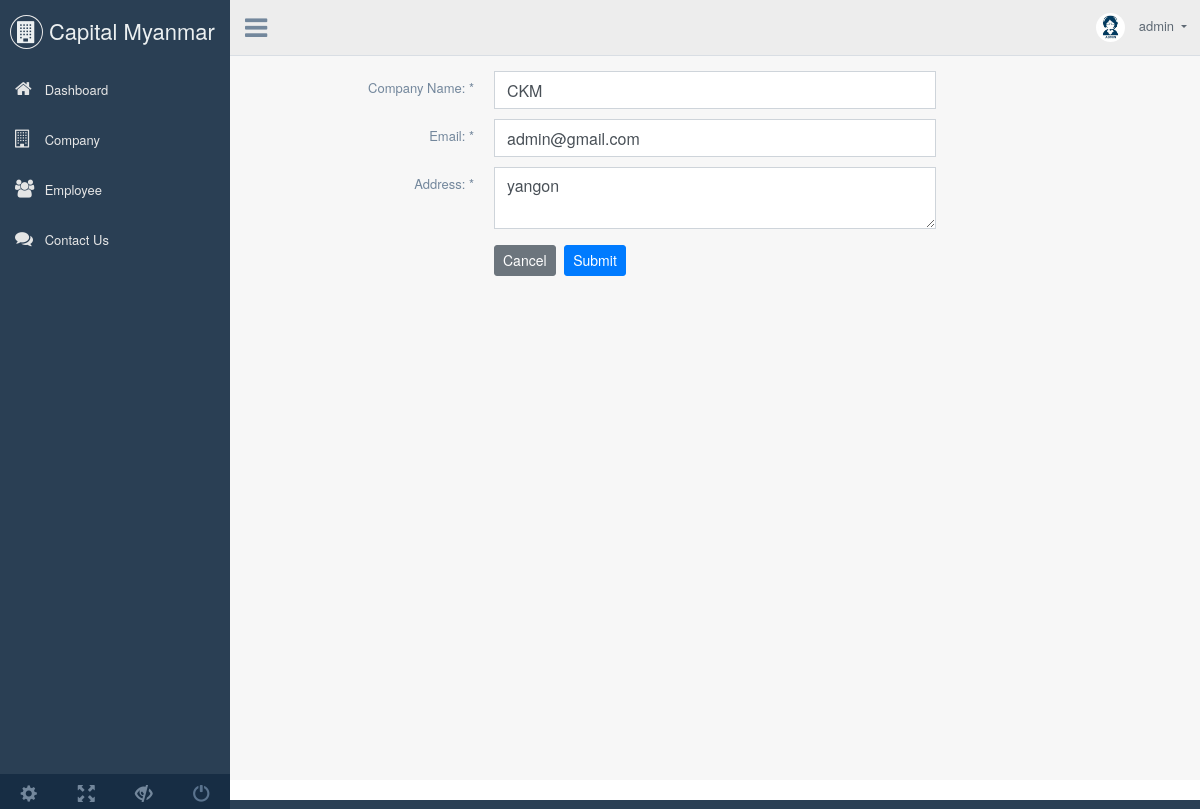
Screenshot of /editCompany.php?edit=1 (signed in) with the database file from the repository.
### tables this page shows
CREATE TABLE IF NOT EXISTS `company` (
  `comId` int(11) NOT NULL AUTO_INCREMENT,
  `company` varchar(255) NOT NULL DEFAULT '0',
  `email` varchar(255) NOT NULL DEFAULT '0',
  `address` varchar(255) NOT NULL DEFAULT '0',
  PRIMARY KEY (`comId`)
);

### common.php (called while the page is built, shortened)
<?php
    class Common {
        public $con;
        function __construct()
        {
            $this->con = new PDO(DSN, ROOT, ROOT_PASS);
        }
        function getAllRow($query, $param = []) {
            $data = $this->con->prepare($query);
            $data->execute($param);
            $datas = $data->fetch(PDO::FETCH_ASSOC);
            return $datas;
        }
    }
?>

### editCompany.php (the view, shortened to what this page needs)
<?php
  include 'header.php';
?>
<?php
  include 'common.php';
  $id = $_GET['edit'];
  $common = new Common();
  $ddata = $common->getAllRow("SELECT * FROM company WHERE comId = ?",[$id]);
?>
<?php include 'sidebar.php' ?>
<?php include 'top_nav.php' ?>
<div class="right_col" role="main">
  <div class="x_content">
    <form action="updateCompany.php?update=<?= $ddata['comId']; ?>" method="post" id="demo-form2" data-parsley-validate class="form-horizontal form-label-left">
    <div class="item form-group">
        <label class="col-form-label col-md-3 col-sm-3 label-align" for="">Company Name: <span class="required">*</span>
        </label>
        <div class="col-md-6 col-sm-6 ">
          <input type="text" id="name" name="name" required="required" class="form-control" value="<?= $ddata['company']; ?>">
        </div>
      </div>
      <div class="item form-group">
        <label class="col-form-label col-md-3 col-sm-3 label-align" for="">Email: <span class="required">*</span>
        </label>
        <div class="col-md-6 col-sm-6 ">
          <input type="email" id="email" name="email" required="required" class="form-control" value="<?= $ddata['email']; ?>">
        </div>
      </div>
      <div class="item form-group">
        <label class="col-form-label col-md-3 col-sm-3 label-align" for="">Address: <span class="required">*</span>
        </label>
        <div class="col-md-6 col-sm-6 ">
          <textarea type="text" class="form-control" name="address"><?= $ddata['address']; ?></textarea>
        </div>
      </div>
      <div class="item form-group mt-3">
        <div class="col-md-6 col-sm-6 offset-md-3">
          <a href="company.php" class="btn btn-secondary btn-sm" type="button">Cancel</a>
          <button type="submit" class="btn btn-primary btn-sm">Submit</button>
        </div>
      </div>
    </form>
  </div>
</div>
<?php include 'footer.php'?>

### rows the page displays
company: name "CKM", email "admin@gmail.com", address "yangon"

### other values shown
$_SESSION['user'] "admin"
